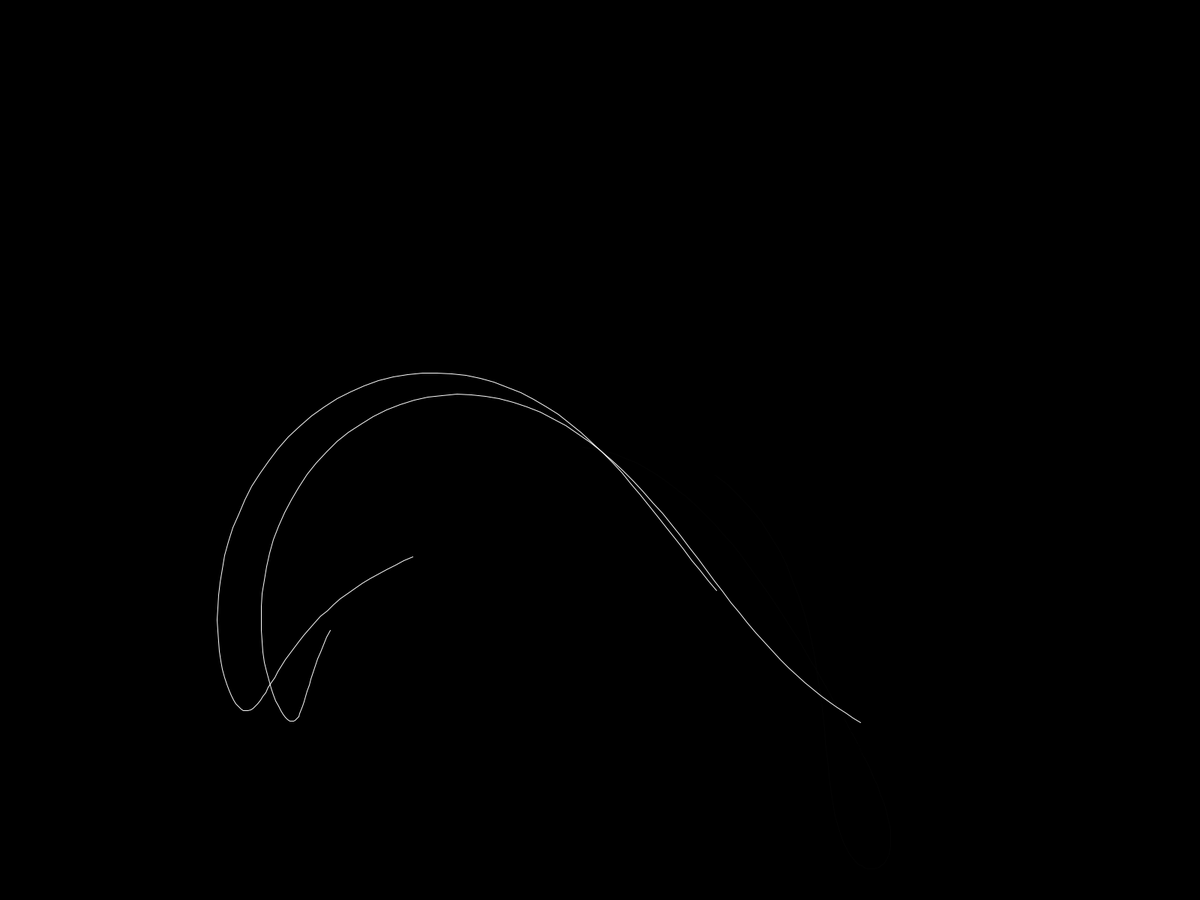
Frame 1 (no input)
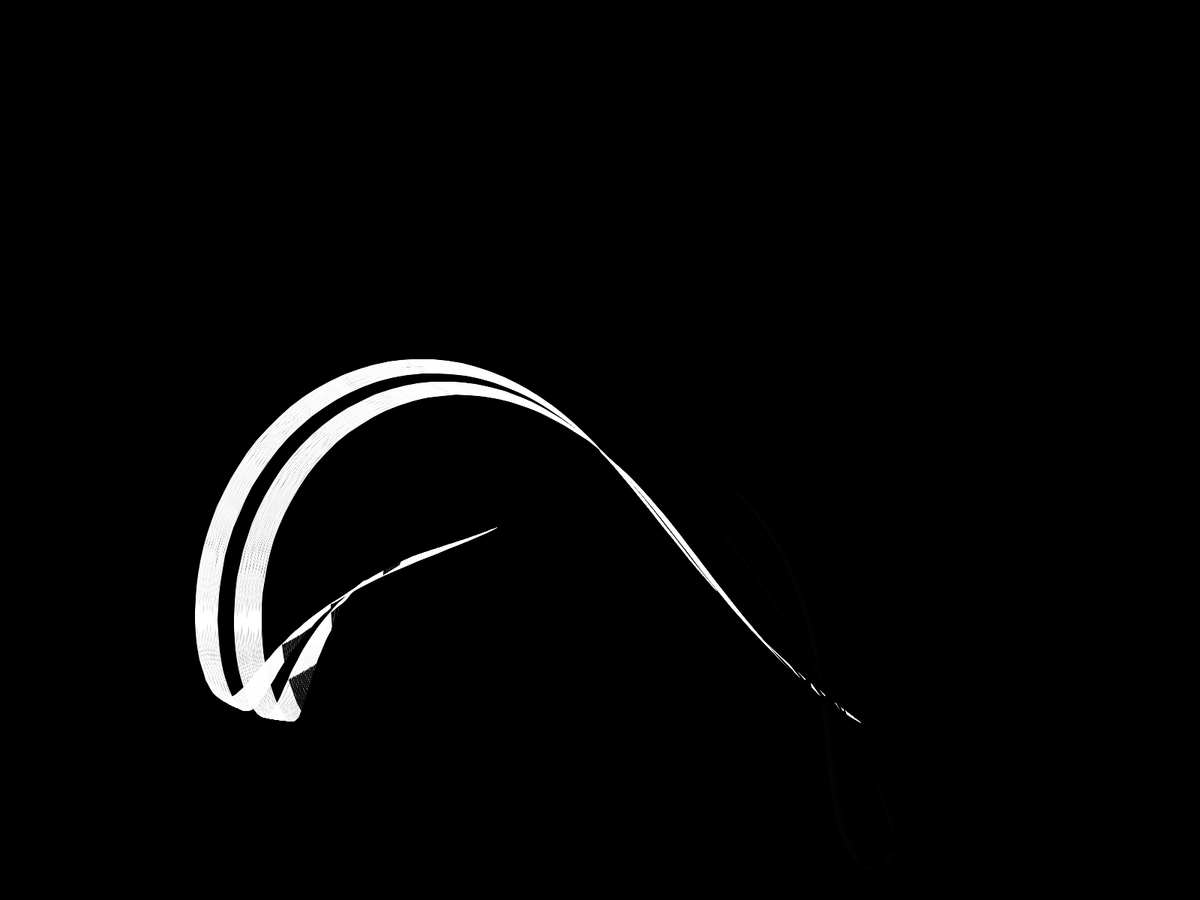
Frame 60 (the mouse pressed at the canvas centre just before this capture)
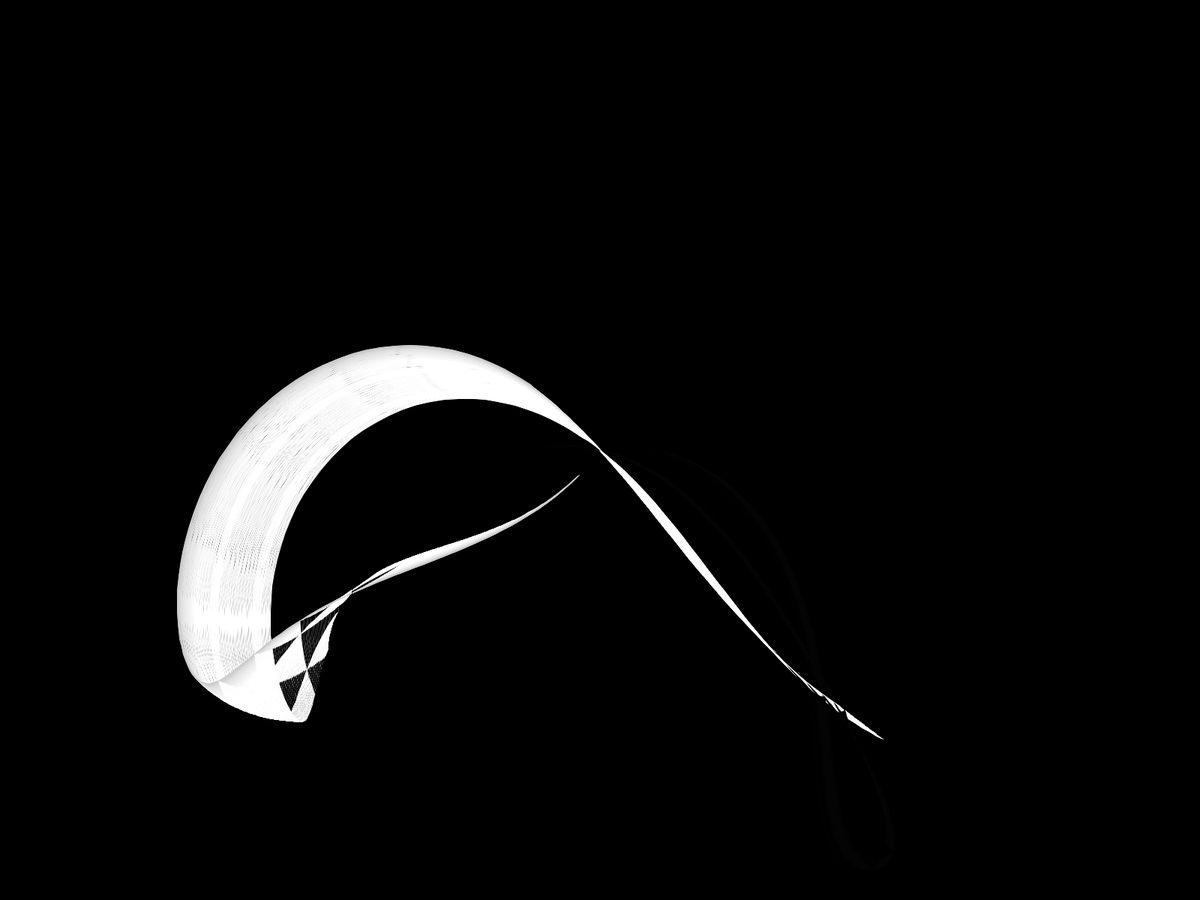
Frame 120 (the mouse held since frame 60 and released just before this capture)

The Processing sketch that drew these frames (run headless with seeded random() and noise(); from frame 60 on, the mouse is pressed at the canvas centre):

// Processing sketch: r_harmonicCurves_04
// ── r_harmonicCurves_04.pde


float base;
float sh, x, y, cx, cy, xv, yv;


void setup() {
  fullScreen();
  background(0);
  base = min(width, height) / 2;
  noCursor();
}


void draw() {
  //background(0);
  translate(width*.5, height*.5);

  noFill();
  stroke(255);
  strokeWeight(1); //
  sh = frameCount*.005;

  for (int j=0; j<7; j++) {
    float d = j*.5;
    beginShape();

    float xmin = 1e37;
    float xmax = -1e37;

    for (int i=0; i<100; i++) { //
      cx = d + sh+i*.02;
      cy = d + sh+100+i*.04;

      float dc = 0;

      x = dc+sin(cx)+cos(cx/8)*sin(cy);
      y = dc+sin(cy*.75)-cos(cy/6)*sin(cy+cx);

      if (x<xmin)
        xmin = x;
      if (x>xmax)
        xmax = x;

      xv = map(x, -2, 2, -base*.5, base*.5);
      yv = map(y, -2, 2, -base*.5, base*.5);

      float ypol = sin(y) * x;
      float xpol = cos(y) * x;

      float k = .57;
      float ypolp = map(ypol, -1, 1, -base*k, base*k);
      float xpolp = map(xpol, -1, 1, -base*k, base*k);

      stroke(map(cos(x-y), cos(xmin), cos(xmax), 0, 255));

      vertex(xpolp, ypolp);
    }
    endShape();
  }
}
